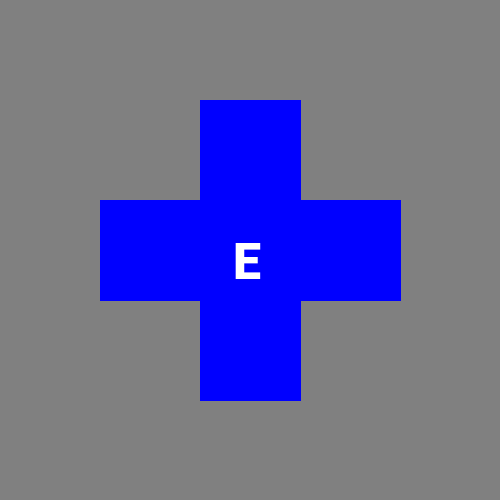
#> input picture computer_vision/airdrop/SUAS_23/test.png, 500 x 500 px
$ python CharRecognize_naive.py
#> lines starting #> are read from the running program, lines starting #| are printed output that depends on the picture; after the words box and inside, x2 and y2 are one past the last pixel; in counts of white or black regions, pixels touching at a corner belong together
import cv2
import pytesseract
import matplotlib.pyplot as plt


def processImg(img):
    '''Perform any processing.

    grayscale, threshold, dilation
    '''
    img1 = img.copy()
    gray = cv2.cvtColor(img, cv2.COLOR_BGR2GRAY)
    edged = cv2.Canny(gray, 30, 200)

    th = cv2.threshold(
        gray, 127, 255, cv2.THRESH_BINARY_INV+cv2.THRESH_OTSU)[1]
    contours, hierarchy = cv2.findContours(
        edged, cv2.RETR_EXTERNAL, cv2.CHAIN_APPROX_NONE)
    for contour in contours:
        if cv2.contourArea(contour) > 170:
            [X, Y, W, H] = cv2.boundingRect(contour)
            cv2.rectangle(img1, (X, Y), (X + W, Y + H), (0, 0, 255), 2)
            Cropped0 = th[Y - 2:Y + H + 2, X - 2:X + W + 2]
            return Cropped0  # STACK OVERFLOW https://stackoverflow.com/questions/72030362/how-to-perform-ocr-for-several-contours
    return edged


def parseImg(img):
    hImg, wImg = img.shape[:2]
    print(f"Image dimensions: Height={hImg}, Width={wImg}")
    # crop image

    # Set the size of the cropped region
    crop_size = 115

    # Calculate the crop coordinates
    start_x = wImg // 2 - crop_size // 2
    start_y = hImg // 2 - crop_size // 2
    end_x = start_x + crop_size
    end_y = start_y + crop_size

    # Crop the image to the center
    cropped_img = img[start_y:end_y, start_x:end_x]
    cropped_img = cv2.resize(cropped_img, (500, 500))
    text = pytesseract.image_to_string(cropped_img, config=(
        "-c tessedit_char_whitelist=ABCDEFGHIJKLMNOPQRSTUVWXYZ0123456789 --psm 10"))
    if text:
        print("Detected text:")
        print(text)
    else:
        print("No text detected.")

    boxes = pytesseract.image_to_boxes(
        cropped_img, config=("-c tessedit_char_whitelist=ABCDEFGHIJKLMNOPQRSTUVWXYZ0123456789 --psm 10"))

    if boxes:
        for b in boxes.splitlines():
            b = b.split(' ')
            print(b)
            x, y, w, h = int(b[1]), int(b[2]), int(b[3]), int(b[4])
            cv2.rectangle(cropped_img, (x, 500 - y),
                          (w, hImg - h), (0, 0, 0), 1)
            cv2.putText(cropped_img, b[0], (x, 500 - y + 13),
                        cv2.FONT_HERSHEY_SIMPLEX, 0.4, (0, 0, 0), 1)


# Load image
# test 1 no change
image = cv2.imread('test.png')
#> image is the input picture: shape (500, 500, 3); mean B, G, R 153.7, 102.7, 102.7
parseImg(image)
#| Image dimensions: Height=500, Width=500
#> (the call stopped at in parseImg, `text = pytesseract.image_to_string(cropped_img, config=( "-c tessedit_..`: pytesseract is not available in this run)
# test 2 gray scale
gray = cv2.cvtColor(image, cv2.COLOR_BGR2GRAY)
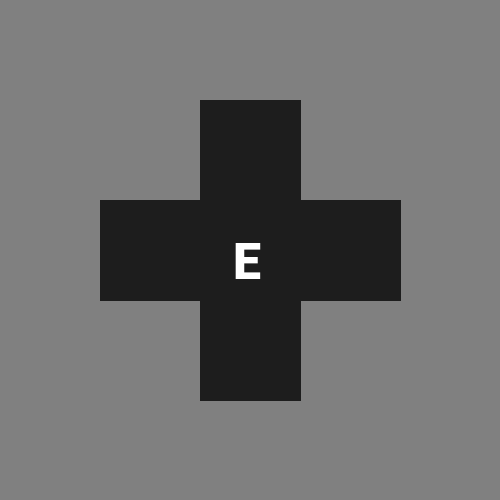
#> gray: shape (500, 500); min 29, max 255, mean 108.5
parseImg(gray)
#| Image dimensions: Height=500, Width=500
#> in parseImg (call 2), `cropped_img = img[start_y:end_y, start_x:end_x]`:
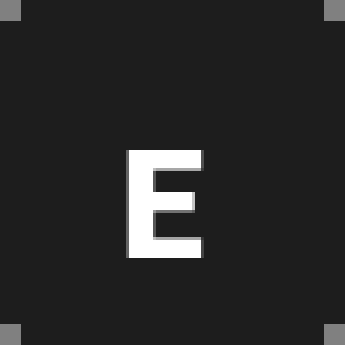
#> cropped_img: shape (115, 115) (shown 3 times larger); min 29, max 255, mean 40.8
#> (the call stopped at in parseImg, `text = pytesseract.image_to_string(cropped_img, config=( "-c tessedit_..`: pytesseract is not available in this run)
# test 3 with preprocessing
processedImg = processImg(image)
#> in processImg, `edged = cv2.Canny(gray, 30, 200)`:
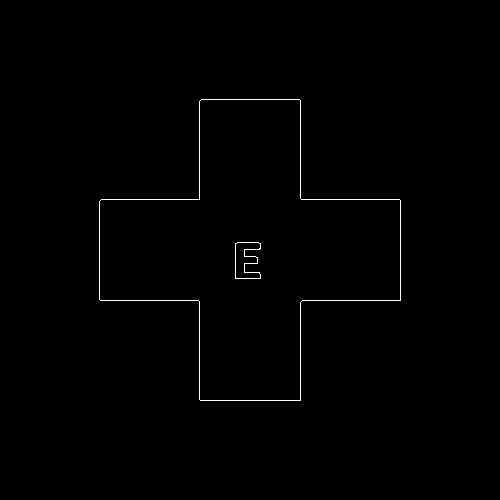
#> edged: shape (500, 500); 0.55% white in thin lines or dots, all inside (x1, y1, x2, y2) = (99, 99, 401, 401)
#> in processImg, `th = cv2.threshold( gray, 127, 255, cv2.THRESH_BINARY_INV+cv2.THRESH_O..`:
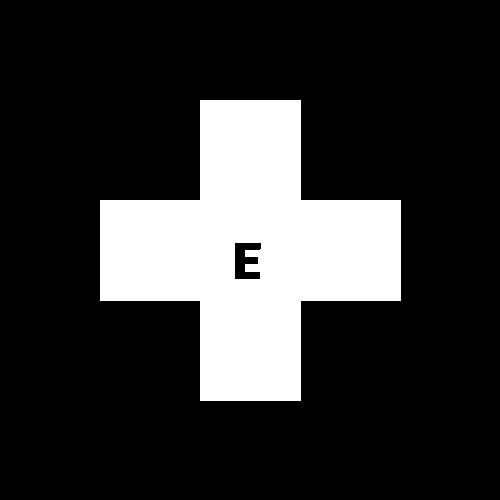
#> th: shape (500, 500); 20% white; 1 white region
#> in processImg, `contours, hierarchy = cv2.findContours( edged, cv2.RETR_EXTERNAL, cv2...`: contours = 1 contour; box (x1, y1, x2, y2) and area: (99, 99, 401, 401) 50598
#> the loop in processImg, `for contour in contours:` made 1 pass
#> (X, Y, W, H) on pass 1: (99, 99, 302, 302)
#> pass 1, in processImg, `Cropped0 = th[Y - 2:Y + H + 2, X - 2:X + W + 2]`:
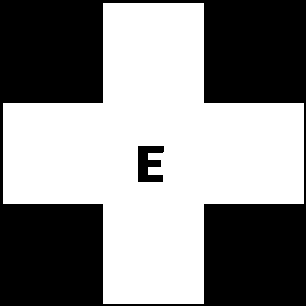
#> Cropped0: shape (306, 306); 53.3% white; 2 black regions, box (x1, y1, x2, y2) and area: (0, 0, 306, 306) 43035, (138, 146, 164, 182) 667
#> after the loop in processImg, `for contour in contours:`:
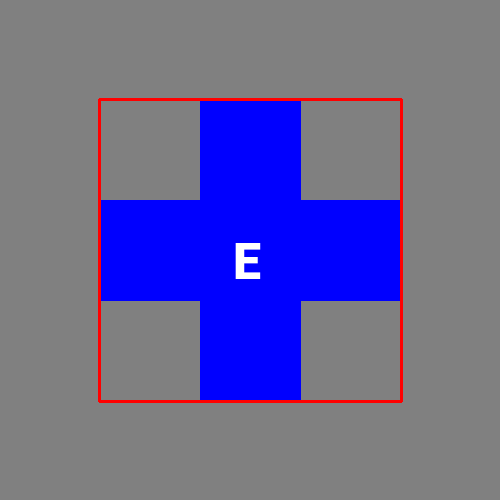
#> img1: shape (500, 500, 3); 1.45% of pixels changed, all inside (x1, y1, x2, y2) = (98, 98, 403, 403)
parseImg(processedImg)
#| Image dimensions: Height=306, Width=306
#> in parseImg (call 3), `cropped_img = img[start_y:end_y, start_x:end_x]`:
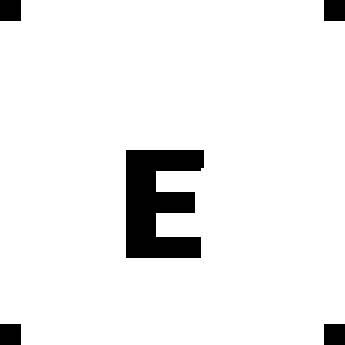
#> cropped_img: shape (115, 115) (shown 3 times larger); 93.5% white; 5 black regions, box (x1, y1, x2, y2) and area: (42, 50, 68, 86) 667, (0, 0, 7, 7) 49, (108, 0, 115, 7) 49, (0, 108, 7, 115) 49, (108, 108, 115, 115) 49
#> (the call stopped at in parseImg, `text = pytesseract.image_to_string(cropped_img, config=( "-c tessedit_..`: pytesseract is not available in this run)


# Display or use the results as needed
# cv2.imshow('Processed IMmage', image)
# cv2.waitKey(0)
# cv2.destroyAllWindows()

$ run again, with computer_vision/airdrop/SUAS_23/exmple-airdrop-config-5.png copied over computer_vision/airdrop/SUAS_23/test.png
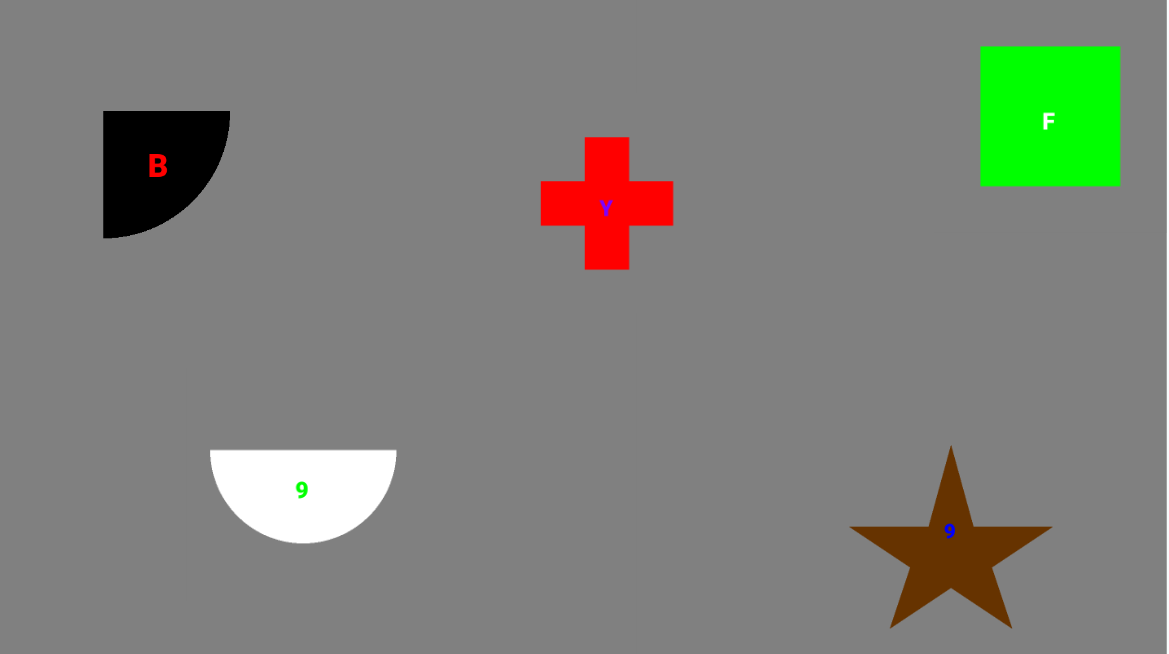
#> input picture computer_vision/airdrop/SUAS_23/exmple-airdrop-config-5.png, 1169 x 654 px
#> image is the input picture: shape (654, 1169, 3); mean B, G, R 121.6, 128.8, 126.4
#| Image dimensions: Height=654, Width=1169
#| Image dimensions: Height=654, Width=1169
#> in processImg, `edged = cv2.Canny(gray, 30, 200)`:
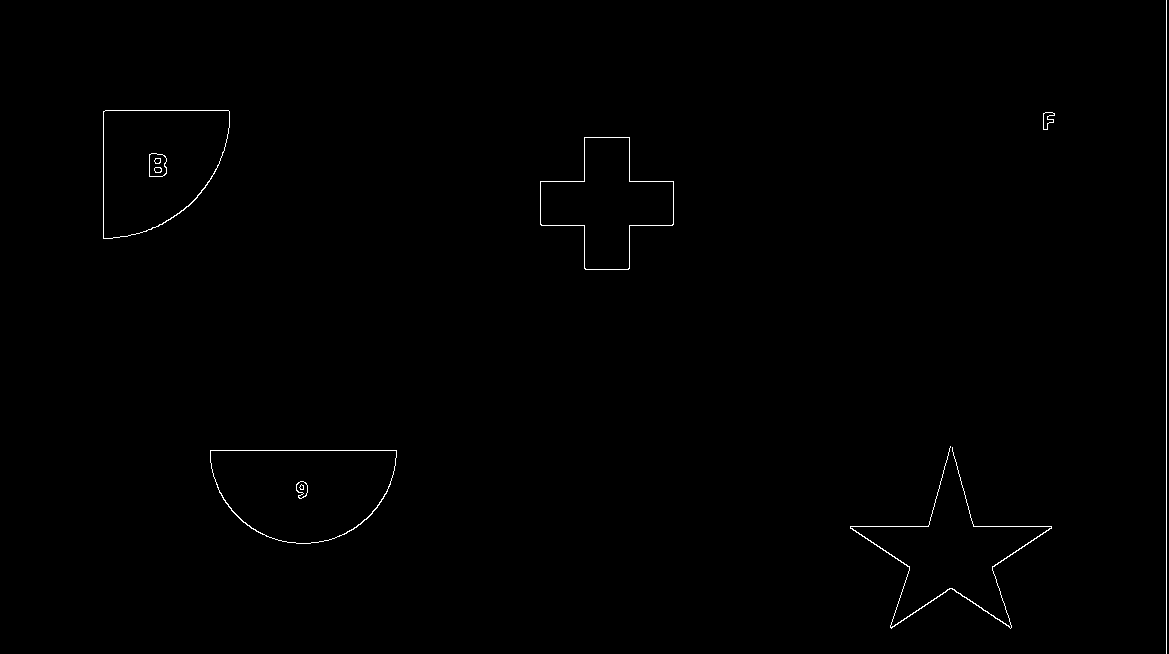
#> edged: shape (654, 1169); 0.43% white in thin lines or dots
#> th: shape (654, 1169); 4.4% white; 3 white regions
#> contours = 6 contours, 1 with area under 20; largest, box (x1, y1, x2, y2) and area: (210, 450, 397, 544) 13616, (103, 110, 230, 239) 12748, (540, 137, 674, 270) 9812, (850, 446, 1052, 629) 158, (1043, 112, 1055, 130) 108
#> the loop in processImg, `for contour in contours:` made 1 pass
#> (X, Y, W, H) on pass 1: (210, 450, 187, 94)
#> after the loop in processImg, `for contour in contours:`:
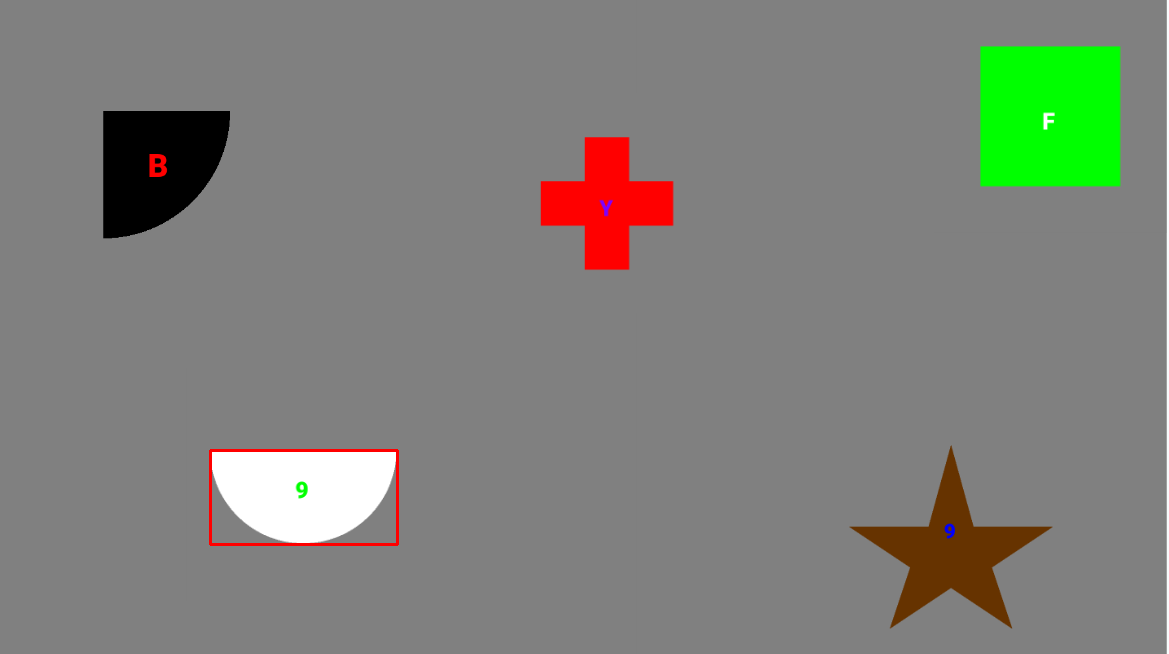
#> img1: shape (654, 1169, 3); 0.22% of pixels changed, all inside (x1, y1, x2, y2) = (209, 449, 399, 546)
#| Image dimensions: Height=98, Width=191
